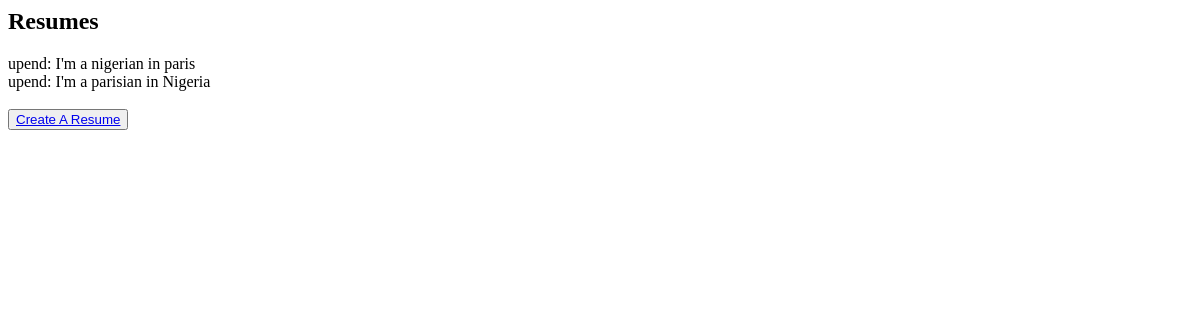
Page /resumes/ on the earlier database version.
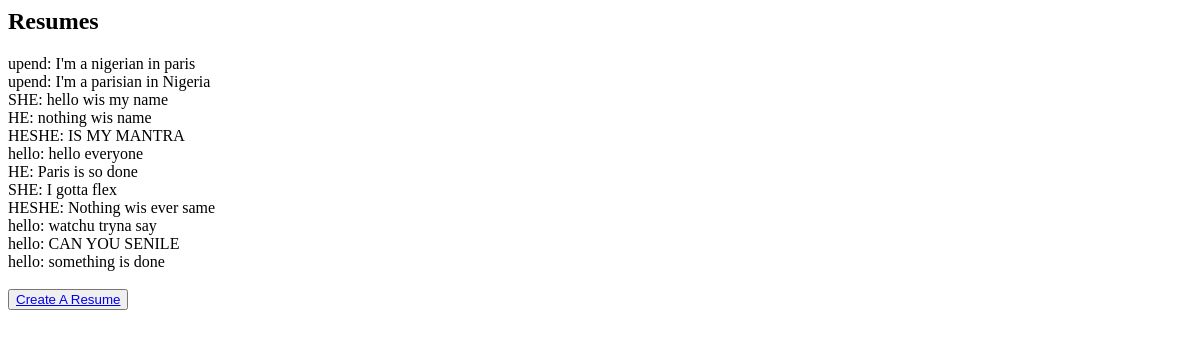
Same page on the later database version.
### resume/models.py (models this page shows)
class Resume(models.Model):
    description = models.TextField(max_length=1024)
    author = models.ForeignKey(User, on_delete=models.PROTECT)

### resume/views.py (the view)
# urls.py: path('', views.ResumeView.as_view()),
class ResumeView(View):
    template_name = 'resume/resumes.html'
    model = Resume
    def get(self, request, *args, **kwargs):
        return render(request, self.template_name, context={'resumes': Resume.objects.all()})

### resume/templates/resume/resumes.html (shortened to what this page needs)
<h2>Resumes</h2>
{% for resume in resumes %}
    <div>{{ resume.author }}: {{ resume.description }}</div>
{% endfor %}
<div>
    <button><a href="new/">Create A Resume</a></button>
</div>

Differences in the rows shown:
added Resume: author "SHE", description "hello wis my name"
added Resume: author "HE", description "nothing wis name"
added Resume: author "HESHE", description "IS MY MANTRA"
added Resume: author "hello", description "hello everyone"
added Resume: author "HE", description "Paris is so done"
added Resume: author "SHE", description "I gotta flex"
added Resume: author "HESHE", description "Nothing wis ever same"
added Resume: author "hello", description "watchu tryna say"
added Resume: author "hello", description "CAN YOU SENILE"
added Resume: author "hello", description "something is done"
